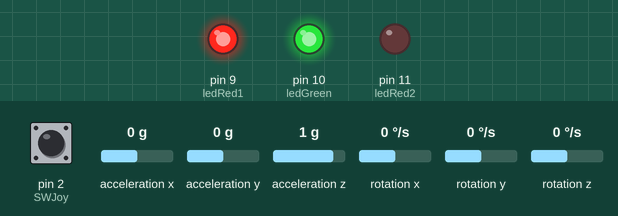
Simulated run of this sketch. Board: Arduino Uno, built with avr-gcc and run on an emulated ATmega328P. Parts: output pins drawn as LEDs (lit = HIGH). The test bench sets the inputs (shaded band); at power-on: pin 2 (SWJoy) HIGH, acceleration x 0 g, acceleration y 0 g, acceleration z 1 g, rotation x 0 °/s, rotation y 0 °/s, rotation z 0 °/s. What the sketch prints to the serial monitor is not drawn.

Above: at 3.2 s.
3.3 s: pin 2 (SWJoy) pulled LOW for 0.15 s
At 3.38 s:
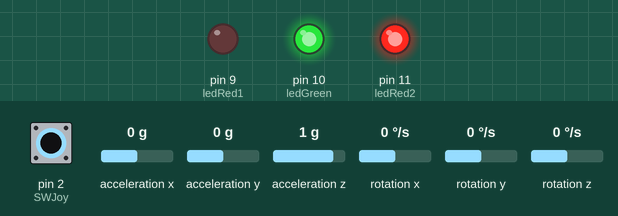
4.9 s: pin 2 (SWJoy) pulled LOW for 3.2 s
At 9.1 s:
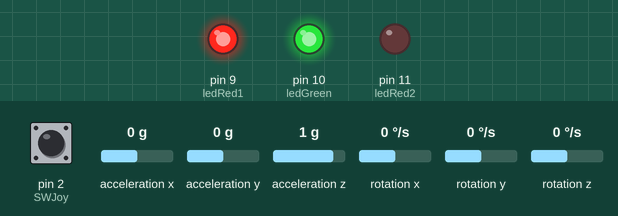
Timing chart, 0 to 10.6 s (numbered marks = the images above; inputs shaded):
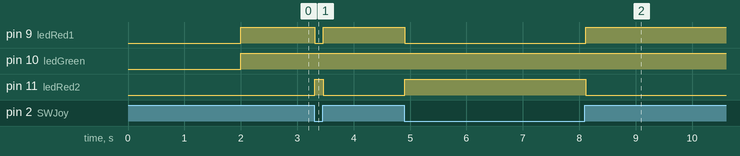

The sketch:

sendingmpu6050x_y.ino
```cpp
#include <Wire.h>
#include <MPU6050_light.h>
int dataX, dataY;
const int SWJoy = 2;
const int ledGreen = 10;
const int ledRed1 = 9;
const int ledRed2 = 11;

MPU6050 mpu(Wire);
unsigned long timer = 0;

void setup() {
  Serial.begin(9600);
  pinMode(SWJoy, INPUT);
  digitalWrite(SWJoy, HIGH);
  pinMode(ledGreen, OUTPUT);
  pinMode(ledRed1, OUTPUT);
  pinMode(ledRed2, OUTPUT);
  Wire.begin();

  byte status = mpu.begin();
  Serial.print(F("MPU6050 status: "));
  Serial.println(status);
  while(status!=0){ }

  Serial.println(F("Calculating offsets, do not move MPU6050"));
  delay(1000);
  mpu.calcOffsets();
  Serial.println("Done!\n");
}

int x;

void loop() {
  mpu.update();
  x = digitalRead(SWJoy);
  if (x == 0)
  {
    Serial.print("B");
    digitalWrite(ledRed1, LOW);
    digitalWrite(ledRed2, HIGH);
  }
  else
  {
    digitalWrite(ledRed1, HIGH);
    digitalWrite(ledRed2, LOW);
  }
  Serial.println(digitalRead(SWJoy));

  if((millis()-timer)>10)
  {
    digitalWrite(ledGreen, HIGH);
    dataX = mpu.getAngleX()*50;
    dataY = mpu.getAngleZ()*50;
    Serial.print("x");
    Serial.println(int(dataX), DEC);
    Serial.print("Y");
    Serial.println(int(dataY), DEC);
  timer = millis();
  }
  delay(10);
}
```

Measured:
- after the input at 3.3 s, pin 9 (ledRed1): HIGH → LOW at once, → HIGH 0.15 s later; pin 11 (ledRed2): LOW → HIGH at once, → LOW 0.15 s later
- after the input at 4.9 s, pin 9 (ledRed1): HIGH → LOW at once, → HIGH 3.2 s later; pin 11 (ledRed2): LOW → HIGH at once, → LOW 3.2 s later
